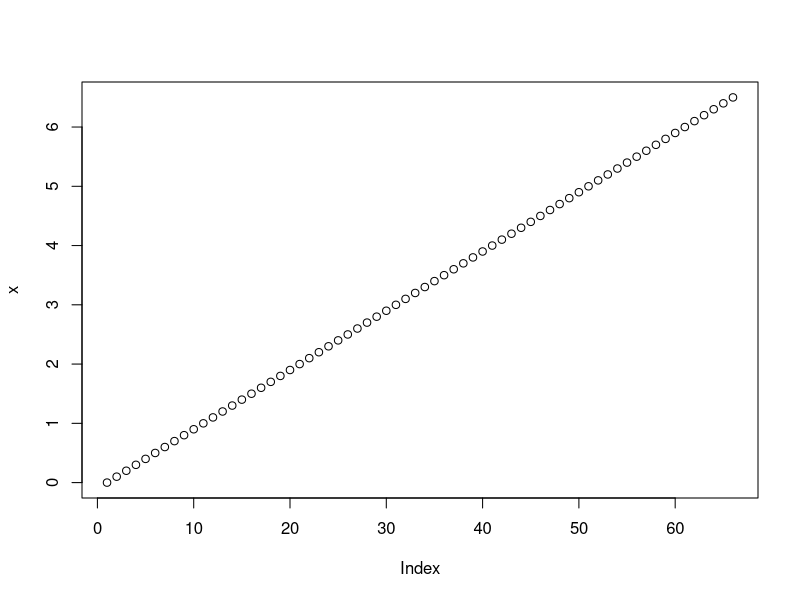
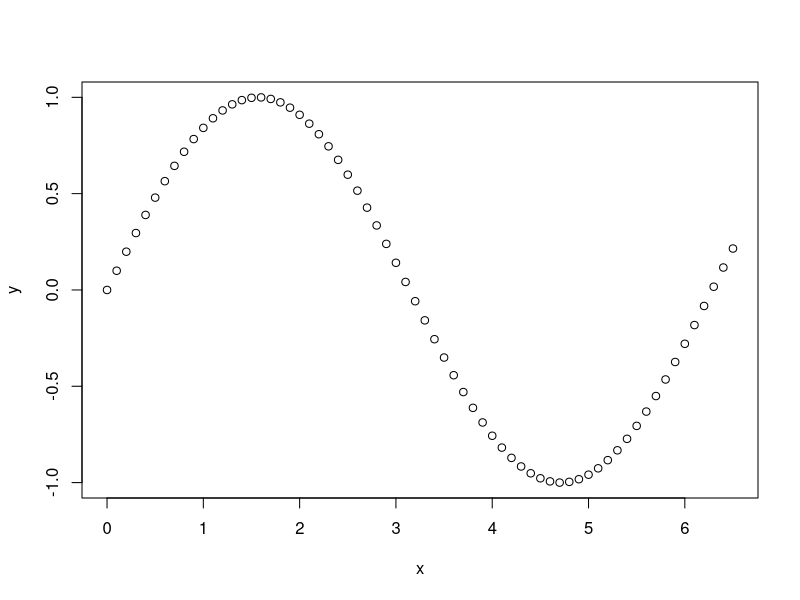
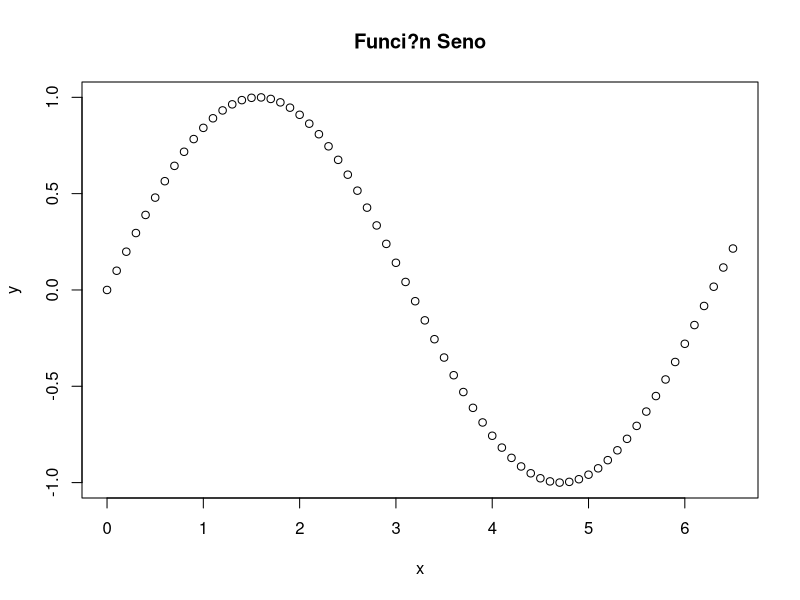
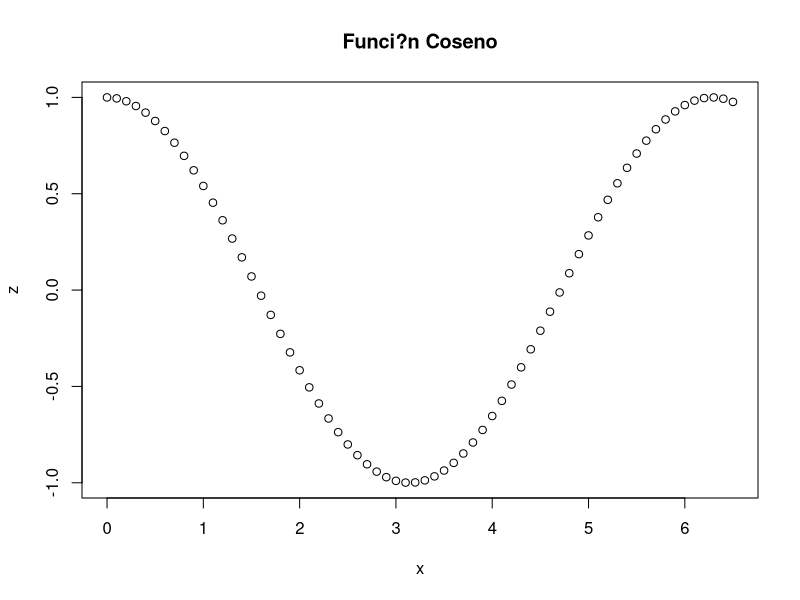
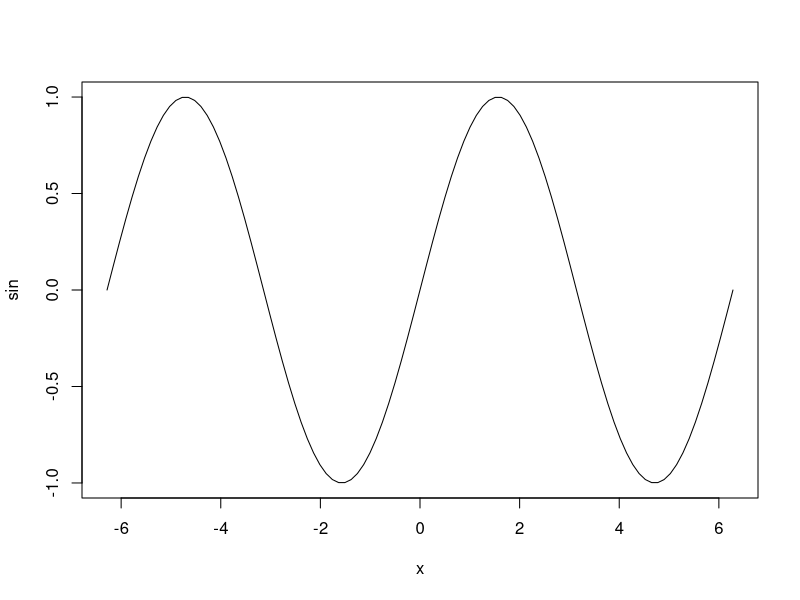
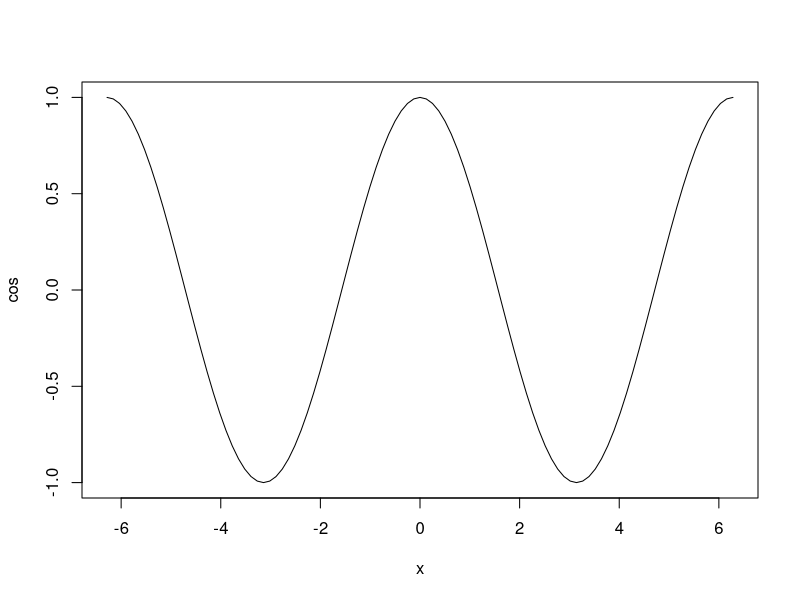
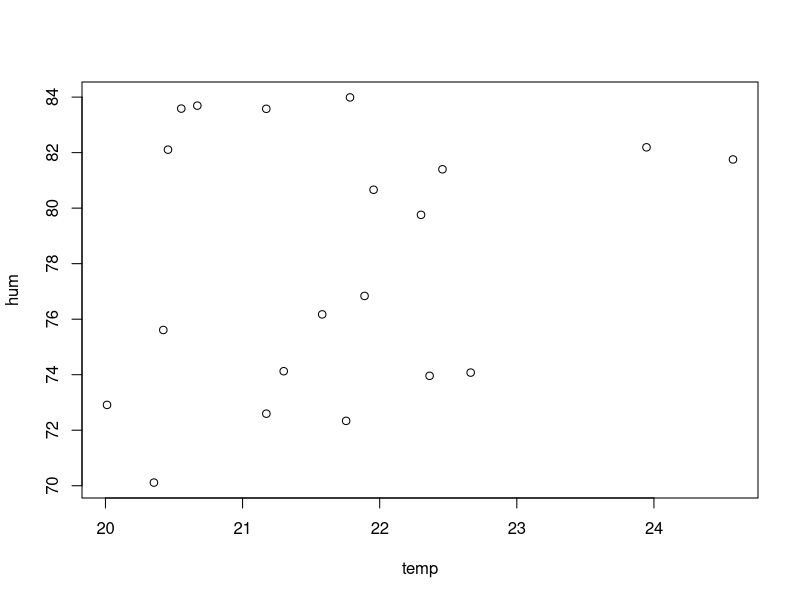
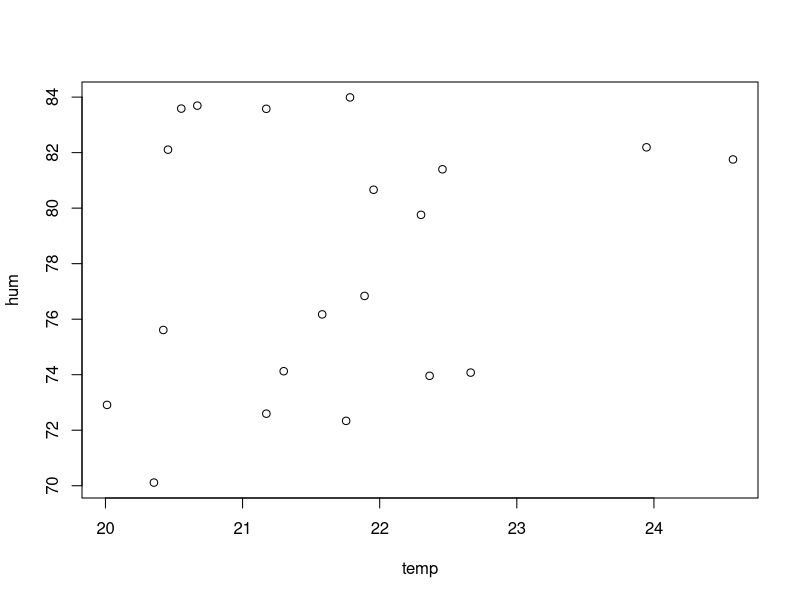

The R source for these figures, in order: (Note: this script raises an error after producing the figures.)
##################
##################################################################
# # Laboratorio de Procesamiento de Informaci?n Meteorol?gica

# 2? cuatrimestre 2022
##################################################################
###################################################

######################################################
# clase_de gr?ficos_1 alumnos
##############################
#dia 6

x<-(0:65)/10 #valores de x
y<-sin(x)    #Sen de los valroes de x
plot(x)      
plot(x, y)
plot(x, y, main="Funci?n Seno") #Agregamos un titulo
z<-cos(x)
plot(x, z, main="Funci?n Coseno") #la z, la toma como eje Y

windows()
######################################3

plot(sin, -2*pi, 2*pi) #Mira que lindo, te grafica sen-cos entre -2pi y 2pi
plot(cos, -2*pi, 2*pi)

############################
# no pdf

temp<-(runif(20,20,25))
hum<-(runif(20,70,85))

plot(temp,hum) #Grafica los valroes de temp vs hum

plot(temp,hum,type="p") #p=puntitos asquerosos

plot(temp,hum,type="l") #l = lineas

plot(temp,type="l") #Aca grafica las lineas de TEMP

plot(hum,type="l") #Idem pero de huemdad

plot(temp,type="b") #b = ambos, puntos + lineas

plot(temp,type="c") #c=solo lineas del grafico b

plot(temp,type="o") #o = lo mismo que b pero hay recta en los puntos

plot(temp,type="h") #h=barras, lineas verticales

plot(temp,type="s")  #"s" tipo escalera,

plot(temp,type="S") #"S" otro tipo de pasos ver ‘Details’ de plot,

plot(temp,type="n") #"n" no graficar.



##################################
#dia 8

meteo<-data.frame(temp,hum)
meteo
class(meteo)
class(temp)

#Graficos tipo "p" o "o", titulo principal, subtitulo, nombre a las variables X e Y

plot(meteo,type="p",main="Relaci?n Temp-Hum", sub="Meteo",xlab="temperatura",ylab="humedad")

plot(temp,type="o",main="Temperatura m?nima",sub=" Buenos Aires",xlab="Tiempo",ylab="Temp (?C)")

###############################

plot(x, y, main="Seno", type="l") #linea comun

plot(x, z, main="Coseno", lty=2, lwd=5, col="red", type="l") #linea tipo 2, roja

plot(x, z, main="Coseno", lty=3, col="blue", type="l", #linea tipo 3, azul
     xlim=c(0, 2), ylab="cos(x)")

#########################
#dia 9

# PROBAR DE IR CAMBIANDO LAS POSICIONES DEL TEXTO

plot(x, y, main="Funciones seno y coseno", type="l")
lines(x, z, col="blue", lty=2) # col=4 es equivalente
text(x=c(0.5, 0.5), y=c(0, 1), labels=c("sin(x)", "cos(x)"), #Posicion en donde ubica los textos (los dos primeros elementos)
     col=c("black", "blue"))

#################################
#dia 10

plot(x, y, main="Funciones seno y coseno", type="l")
lines(x, z, col="blue", lty=2)
legend(x=3, y=1, legend=c("sin(x)", "cos(x)"), lty=c(1,2),
       col=c("black", "blue"))

# ver las diferencias

plot(x, y, main="Funciones seno y coseno", type="l",lwd=2)
lines(x, z, col="blue", lty=2,lwd=3)
legend(x=0, y=-0.5, legend=c("sin(x)", "cos(x)"), lty=c(1,2),
       col=c("black", "blue"),bty='n')

#bty, saca el recuadro

# ?qued? bien la leyenda?
#Nop, le mando x en la posicion 0 y en -0.5 en y.... mejro lo cambio a 0,0 

plot(x, y, main="Funciones seno y coseno", type="l",lwd=2)
lines(x, z, col="blue", lty=2,lwd=3)
legend(x=0, y=-0, legend=c("sin(x)", "cos(x)"), lty=c(1,2),
       col=c("black", "blue"),bty='n')


#######################################
#dia 12

plot(x, y, main="Funciones seno y coseno", type="l")
lines(x, z, col=2, lty=2)
legend(locator(1),legend=c("sin(x)","cos(x)"),lty=c(1,2),col=c(1,2)) #TREMENDO, TE DEJA HACER CLICK EN EL PLOT Y EL LUGAR DONDE QUEREMOS QUE APAREZCA LA LEYENDA!!!!!

#Gracias locator C:

x <- 1:10; y <- sample(1:10)
nombres <- paste("punto", x, ".", y, sep ="")
plot(x, y); identify(x, y, labels = nombres)

#Gracias identify C: 
#Permite hacer click en los puntos ploteados y te da las coordenadas




################COLORES##########################
#dia 15

pie(rep(1, 12), col = rainbow(12))
pie(rep(1, 12), col = heat.colors(12))
pie(rep(1, 12), col = terrain.colors(12))
pie(rep(1, 12), col = topo.colors(12))
pie(rep(1, 12), col = cm.colors(12))

########################################################
#dia 16

colors()[grep("red",colors())]
colors()[grep("blue",colors())]

#####################################################


############################################
#dia 17

#PAR me deja graficar 4 cosas. 2x2

x <- rbinom(100,5,0.3)


par(mfrow=c(2,2))
plot(x,type="h") 
plot(x,type="l") 
plot(x,type="p") 
plot(x,type="s") 

par(mfrow=c(1,2)) #Llena por filas
plot(x,type="h") 
plot(x,type="l")

par(mfcol=c(2,1)) #Llena por columnas
plot(x,type="h") 
plot(x,type="p") 

###########################
#dia 19

#Correr todo por separado y despues ver todo junto para ver como cambian las cosas

par(bg='blue') #background azul
plot(x,type="h") 

par(bg='white') #background azul
plot(x,type="h")

par(fg='red')
plot(x,type="l") 

par(col.axis="red")
plot(x,type="l") 

par(col.main="darkblue") #Titulo con color
plot(x,type='l',main='Prueba color')

par(col.main="darkgreen",font.main=4) #titulo con color y tamaño de letra
plot(x,type='l',main='Prueba color y letra')

################MARGENES##################

#mai 
# Un vector numérico del tipo c(inferior, izquierdo, superior,
#derecho) que especifica el tamaño de los márgenes en pulgadas.

#mar # idem mai pero en lugar de pulgadas número de líneas.
#Default c(5, 4, 4, 2) + 0.1.

#oma 
#Un vector del tipo c(inferior, izquierdo, superior, derecho) dando el
#tamaño de los márgenes externos en líneas de texto.

#omd 
#Un vector del tipo c(x1, x2, y1, y2) dando la región dentro de los
#márgenes exteriores en NDC (= normalized device coordinates), i.e.,
#como una fracción (in [0, 1]) de la región.

#omi #Un vector del tipo c(inferior, izquierdo, superior, derecho) dando el tamaño de los márgenes externos en pulgadas

########################Más parámetros gráficos#################################

#axes: un valor lógico indicando si ambos ejes deben ser dibujados.
#frame.plot: logical, indicando si se debe trazar un recuadro al grafico. Default
#TRUE
#lty: un vector con tipos de líneas (ya lo vimos, pero estos son los tipos de
# líneas:
# 0=blank, 1=solid (default), 2=dashed, 3=dotted, 4=dotdash, 5=longdash,
# 6=twodash
# lwd: un vector con anchos de líneas. Números positivos, default 1

#############################################################################################
#####################################dia 22##################################################

z <-c(2,4,3,7,8,1,9,4,6,2,7,9,3,8,5,2,4,8,6,2,4)

plot(z, type='l')

plot(z, type='l',axes=FALSE) #Chau recuadro

plot(z, type='l',frame.plot=FALSE) #Hola eje x e y

###############################################
#dia 24


z <-c(2,4,3,7,8,1,9,4,6,2,7,9,3,8,5,2,4,8,6,2,4)
y <-c(4,8,6,7,2,4,9,3,4,8,5,7,2,6,1,8,4,3,9,5,7)

plot(z, type='l',col='red',lty=2,lwd=2)
lines(y,col='blue',lty=1,lwd=3)

leyenda = c("z","y") #Puedo definir una variable leyenda
colors<-c('red','blue') #Puedo definir una variable colores
legend("topleft", leyenda  , text.col = "darkgreen",col=colors, cex=0.8, lty=1, y.intersp = 1, lwd = 3 )

plot(z, type='l',col='red',lty=2,lwd=2,ylim=c(0,12))
lines(y,col='blue',lty=1,lwd=3)

plot(z, type='l',col='red',lty=2,lwd=2,ylim=c(0,12),xlab='tiempo',ylab='valores')
lines(y,col='blue',lty=1,lwd=3)

#LE cambiamso el tamaño de LOS ejeS con cex.axis = 0.6 y con font.axis = 2  lo pone en negrita, es el tipo de letra
plot(z, type='l',col='red',lty=2,lwd=2,ylim=c(0,12),xlab='tiempo',ylab='valores',font.axis=2,cex.axis=0.6)
lines(y,col='blue',lty=1,lwd=3)


##############################
#dia 25

x<-array(rnorm(100),c(100,4)) 
par(fig=c(0,1,0,1), 		 #Region de la figura en el display
    omi=c(0.05,0.9,0,0.3)) 		#Margenes globales en pulgadas (abajo,izq,sup,der)
#Lo pltea, tipo linea,color violeta, ancho 3, titulos de los ejes, escala de los ejes, titulo principal, tamaños
plot(x[,1], type="l", col="violetred2", lwd=3, ylab="Anom. Temperatura",xlab="Tiempo", xlim=c(0,100), ylim =c(-3,3)  ) 
title(main=("Climograma"), font=2, line=1, cex.main=1.2)

par(new=TRUE)    #para graficar sobre la figura anterior
barplot(x[,3]*x[,1],  col="cyan",lwd=2, yaxt="n", ylab="",xaxt="n", xlab="",cex.axis=1.0 )
axis(4, cex.axis=1.0) ## Valores en el eje izquierdo
mtext("Precipitaci?n", side=4, line=2, col="darkblue", cex=1.0) ## Texto para el eje derecho


###################LANYOUT#########################
##################################################

#layout divide el dispositivo en tantas filas y columnas como aparecen en la matriz

#mat 
#con los anchos de las columnas y las alturas de las filas especificadas en
#sus respectivos argumentos (widths y heights)

#layout(mat, widths = rep.int(1, ncol(mat)), heights = rep.int(1, nrow(mat)),
#       respect = FALSE)

#layout.show(n = 1) 
#grafica (parte de) la disposición actual, esquema de las n figuras.

#####organizar el espacio de graficado###############

#dia 27

a1<-matrix(c(1,1,0,2), 2, 2, byrow = TRUE) #Armo una matriz en donde la fig 1 ocupe toda la fila
a1                                         #La fig 2 solo ocupa la posicion 4

a<-layout(matrix(c(1,1,0,2), 2, 2, byrow = TRUE))
a

layout.show(2) #Lo que anticipamos

x<-array(rnorm(100),c(100,4))  
titulo<-c("Figura1","Figura 2")  

for(k in 1:2){
  plot(x[,k], type="l", col="darkblue", lwd=2, ylab="variable",xlab="tiempo",xlim=c(0,100),ylim =c(-3,3)  ) 
  title(main=(titulo[k]), line=1, cex.main=1.2)}



#######################################################
#dia 28

nf <- layout(matrix(c(1,1,0,2), 2, 2, byrow = TRUE), respect = TRUE) #igual a la anterior salvo respect, relaciones entre altos y anchos
layout.show(nf)

#######################################################
#pdf

nf <- layout(matrix(1), widths = lcm(5), heights = lcm(5)) #5 cm de largo y 5 de alto

layout.show(nf)

plot(z, type='l',col='red',lty=2,lwd=2)
#####################################################
###########Crea un scatterplot con histogramas en los márgenes#####
#dia 29

x <- pmin(3, pmax(-3, stats::rnorm(50)))
y <- pmin(3, pmax(-3, stats::rnorm(50)))
xhist <- hist(x, breaks = seq(-3,3,0.5), plot = FALSE)
yhist <- hist(y, breaks = seq(-3,3,0.5), plot = FALSE)
top <- max(c(xhist$counts, yhist$counts))
xrange <- c(-3, 3)
yrange <- c(-3, 3)
Matriz<-matrix(c(2,0,1,3),2,2,byrow = TRUE)
Matriz #Fig 2, fig 1 , nigguna figura, fig 3
nf <- layout(matrix(c(2,0,1,3),2,2,byrow = TRUE), c(3,1), c(1,3), TRUE) #Largo 3 filas 1 columna, altura 1 fila 3 columnas
layout.show(nf)
par(mar = c(3,3,1,1))
plot(x, y, xlim = xrange, ylim = yrange, xlab = "", ylab = "",col='darkgreen')
par(mar = c(0,3,1,1))
barplot(xhist$counts, axes = FALSE, ylim = c(0, top), space = 0, col="lightblue")
par(mar = c(3,0,1,1))
barplot(yhist$counts, axes = FALSE, xlim = c(0, top), space = 0, horiz = TRUE,col="pink")

################################################
#dia 30

x<-array(rnorm(100),c(100,4)) #creo los datos a graficar. Replico los 100 datos en 4 columnas

titulo<-c("Figura1","Figura 2","Figura 3","Figura 4")  #Titulo de cada grafico individual

par(fig=c(0,1,0,1), # Region de la Figura dentro de la region display (x1,x2,y1,y2)
    omi=c(0.05,0.15,0,0.05), # margenes globales en pulgadas (inferior, izquierdo,superior, derecho)
    mai=c(0.6,0.6,0.6,0.5)) # margenes del subplot en pulgadas (inf izq, superior,derecho)
layout(matrix(1:4, 2, 2, byrow= TRUE))

for(k in 1:4){ #Ciclo for para cada que haga eso con las 4 figuras
  plot(x[,k], type="l", col="darkblue", lwd=2, ylab="variable",xlab="tiempo",xlim=c(0,100),ylim=c(-3,3) ) 
  title(main=(titulo[k]), line=1, cex.main=1.2)
  abline(v=20,lty=2,col="grey"); abline(v=40,lty=2,col="grey"); abline(v=60,lty=2,col="grey")
}

#Abline: linea verticual en el eje X en 20,40,60
#OJO CON LOS Margenes, hay que acomodarlos

################################################################
#################Como graficar una serie de tiempo - curve######
#pdf

curve(sin, -2*pi, 2*pi, xname = "t",col="royalblue",lwd=3)
curve(tan, xname = "t", add = NA,  main = "curve(tan)  --> misma x-escala que el gr?fico anterior",col.main="orangered")

########################Gráfico de barras - BARPLOT#################################
#pdf 

require(grDevices) 	
tN <- table(Ni <- stats::rpois(100, lambda = 5))

r <- barplot(tN, col = topo.colors(20))
lines(r, tN, type = "h", col = "red", lwd = 2)


barplot(tN, space = 1.5, axisnames = FALSE,
        sub = "barplot(..., space= 1.5, axisnames = FALSE)")

#################Diagrama de cajas - BOXPLOT##################
x<-rnorm(100)
boxplot(x)
#también es posible dibujar boxplots para matrices, uno por cada columna (variable) de la matriz.
x<-array(rnorm(100),c(100,5))
boxplot(x)
boxplot(x,notch=TRUE)
title(main="notch=TRUE")


